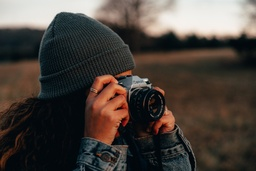
#> input picture Assignmnet-1/Image.jpg, 256 x 171 px, shrunk from 6000 x 4000 before the run; the run also reads 1 picture not shown here
$ jupyter execute Code.ipynb
#> lines starting #> are read from the running program, lines starting #| are printed output that depends on the picture
[cell 1]
import cv2
import numpy as np
from matplotlib import pyplot as plt

## Pixel Replication
NewImage=(InputRows)(zoomFactor),(InputCols)(zoomFactor)

[cell 2]
def pixel_replication_zoom(original_image, zoom_factor):

#> called with original_image = array of shape (8, 11, 3), zoom_factor = 2
    original_height, original_width, _ = original_image.shape
#> original_height = 8; original_width = 11
    new_width = int(original_width * zoom_factor)
#> new_width = 22
    new_height = int(original_height * zoom_factor)
#> new_height = 16
    zoomed_image = np.zeros((new_height, new_width, 3), dtype=np.uint8)

    # Apply pixel replication zooming
    for x in range(new_width):
        for y in range(new_height):
            original_x = int(x / zoom_factor)
            original_y = int(y / zoom_factor)

            # Get the pixel value from the original image
            pixel = original_image[original_y, original_x]

            # Set the pixel value in the zoomed image
            zoomed_image[y, x] = pixel

    return zoomed_image

[cell 3]
# Example for Pixel Replication
image_path = "Image BW.jpg"
zoom_factor = 2

[cell 4]
#  Showing the results using pixel Replication
original_image = cv2.imread(image_path)
zoomed_image = pixel_replication_zoom(original_image, zoom_factor)
plt.figure(figsize=(10, 5))

plt.subplot(1, 2, 1)
plt.imshow(cv2.cvtColor(original_image, cv2.COLOR_BGR2RGB))
plt.title('Original Image')

plt.subplot(1, 2, 2)
plt.imshow(cv2.cvtColor(zoomed_image, cv2.COLOR_BGR2RGB))
plt.title('Zoomed Image')

plt.show()
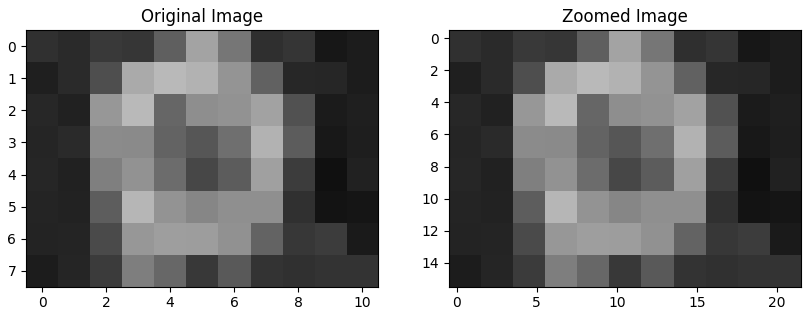
#> figure drawn by matplotlib, 2 panels

# Zero order-Hold
NewImage=(2(no.ofRows)−1)∗(2(no.ofCols)−1)

[cell 5]
def zero_order_hold_zoom_image(image):
    # Get the image dimensions
    height, width, channels = image.shape
#> height = 8; width = 11; channels = 3

    # Create a new image with increased dimensions
    zoomed_image = np.zeros((2 * height - 1, 2 * width - 1, channels), dtype=image.dtype)

    # Apply zero-order hold row-wise
    for y in range(height-1):
        for x in range(width - 1):
            zoomed_image[2*y, 2*x, :] = image[y, x, :]

        for x in range(width - 1):
            zoomed_image[2*y, 2*x+1, :] = image[y, x, :]


    # Apply zero-order hold column-wise
    for y in range(height - 1):
        for x in range(2 * width - 1):
            zoomed_image[2*y + 1, x, :] = (zoomed_image[2*y, x, :] + zoomed_image[2*y + 2, x, :]) // 2


    # # Copy the last row as is
    # zoomed_image[-1, :, :] = image[-1, :, :]

    return zoomed_image

[cell 6]
# Zero order hold Example :
image_path = "Image BW.jpg"
original_image = cv2.imread(image_path)
zoomed_image = zero_order_hold_zoom_image(original_image)

# Display the original and zoomed images using Matplotlib
plt.figure(figsize=(12, 6))

plt.subplot(1, 2, 1)
plt.imshow(cv2.cvtColor(original_image, cv2.COLOR_BGR2RGB))
plt.title('Original Image')

plt.subplot(1, 2, 2)
plt.imshow(cv2.cvtColor(zoomed_image, cv2.COLOR_BGR2RGB))
plt.title('Zero-Order Hold Zoomed Image')

plt.show()
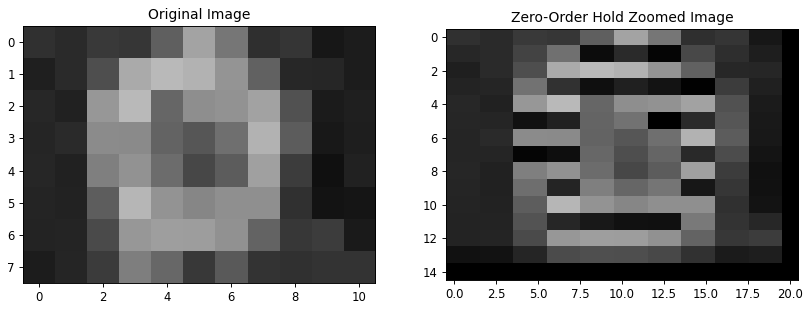
#> figure drawn by matplotlib, 2 panels

## K-Times Zooming

[cell 7]
def k_times_zoom(image_path, k):

#> called with image_path = 'Image BW.jpg', k = 2
    original_image = cv2.imread(image_path)
    image_array = np.array(original_image)
    height, width, _ = image_array.shape
#> height = 8; width = 11
    zoomed_image = np.zeros((height, width * 2, 3), dtype=np.uint8)

    for i in range(height):
        for j in range(0, width * 2 - 1, 2):
            pixel1 = image_array[i, j // 2]
            pixel2 = image_array[i, min(j // 2 + 1, width - 1)]

            op = np.abs(np.subtract(pixel1, pixel2))
            op = op.astype(np.float64) / k

            zoomed_pixel = (pixel1.astype(np.float64) + op).astype(np.uint8)
            zoomed_image[i, j] = pixel1
            zoomed_image[i, j + 1] = zoomed_pixel

    #plotting the figures
    plt.figure(figsize=(12, 6))

    plt.subplot(1, 2, 1)
    plt.imshow(cv2.cvtColor(original_image, cv2.COLOR_BGR2RGB))
    plt.title('Original Image')

    plt.subplot(1, 2, 2)
    plt.imshow(cv2.cvtColor(zoomed_image, cv2.COLOR_BGR2RGB))
    plt.title('Zoomed Image')

    plt.show()
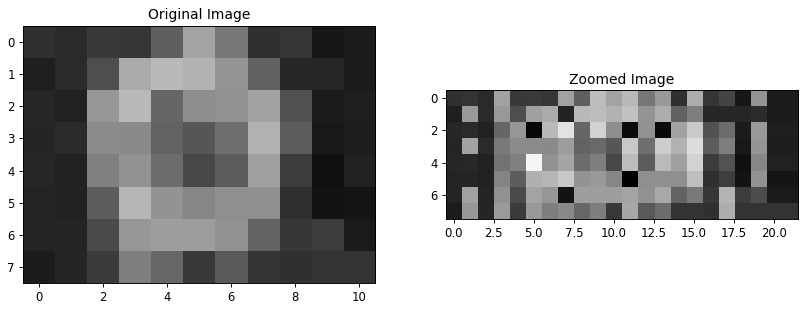
#> figure drawn by matplotlib, 2 panels
#> further down, rgb_image is the input picture: shape (171, 256, 3); mean B, G, R 60.6, 66.4, 74

[cell 8]
# K-Times zoom Example
image_path = "Image BW.jpg"
zoom_factor = 2
k_times_zoom(image_path, zoom_factor)

# RGB to Grayscale image converting

using standard luminosity formula grayscale = 0.299 * r + 0.587 * g + 0.114 * b

[cell 9]
def rgbToGray(img):
    new_img = np.zeros_like(img)
    shape = img.shape
#> shape = (171, 256, 3)
    for i in range(shape[0]):
        for j in range(shape[1]):
            r = img[i][j][0]
            g = img[i][j][1]
            b = img[i][j][2]
            grayscale = 0.299 * r + 0.587 * g + 0.114 * b
            for k in range(3):
                new_img[i][j][k] = grayscale
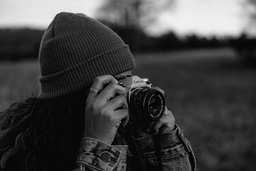
#> new_img: shape (171, 256, 3); min 0, max 241, mean 65

    return new_img.astype(np.uint8)

# Example for conversion:
img_path = 'Image.jpg'
rgb_image = cv2.imread(img_path)

gray_image = rgbToGray(rgb_image)
plt.figure(figsize=(10, 5))


plt.subplot(1, 2, 1)
plt.imshow(cv2.cvtColor(rgb_image, cv2.COLOR_BGR2RGB))
plt.title('Original RGB Image')
plt.axis('off')


plt.subplot(1, 2, 2)
plt.imshow(cv2.cvtColor(gray_image, cv2.COLOR_BGR2RGB))
plt.title('Grayscale Image')
plt.axis('off')

plt.show()
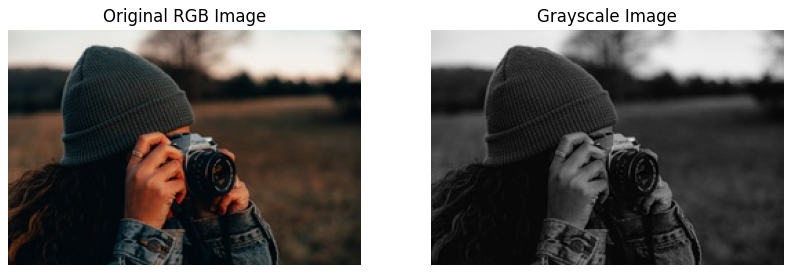
#> figure drawn by matplotlib, 2 panels

# Brightness Manipulation

[cell 10]
from PIL import Image

[cell 11]
def boundedPixelValue(color, brightnessFactor):
    scaledValue = float(color * (1 + brightnessFactor))
    if scaledValue < 0:
        return 0
    elif scaledValue > 255:
        return 255

    return int(scaledValue)

im = Image.open("Image.jpg")
out = Image.new('RGB', im.size, 0xffffff)
#> out: PIL image 256x171 RGB; every value is 255

#constant brightness factor of 0.5
brightnessFactor = 0.5

width, height = im.size
#> width = 256; height = 171
for x in range(width):
    for y in range(height):
        r, g, b = im.getpixel((x, y))

        updatedR = boundedPixelValue(r, brightnessFactor)
        updatedG = boundedPixelValue(g, brightnessFactor)
        updatedB = boundedPixelValue(b, brightnessFactor)

        out.putpixel((x, y), (updatedR, updatedG, updatedB))
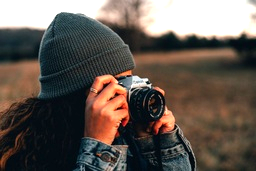
#> out: PIL image 256x171 RGB; mean R, G, B 99.4, 89.7, 82.2

processed_image = out.copy()

fig, axes = plt.subplots(1, 2, figsize=(12, 6))

axes[0].imshow(im)
axes[0].set_title("Original Image")

axes[1].imshow(processed_image)
axes[1].set_title("Brightness Scaled Image")

plt.show()
